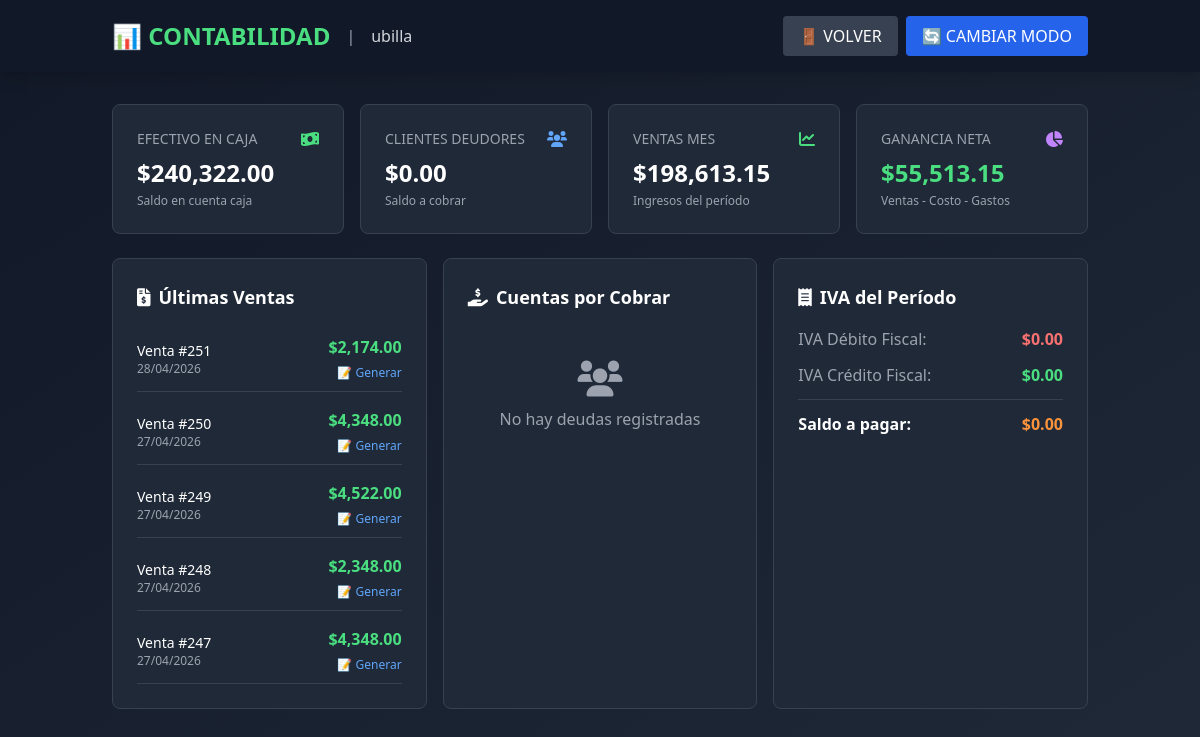
/contabilidad.php (signed in), run on the app's committed database.
### tables this page shows
CREATE TABLE `usuarios` (
  `id` int(11) NOT NULL AUTO_INCREMENT,
  `nombre` varchar(100) DEFAULT NULL,
  `password` varchar(255) DEFAULT NULL,
  `rol` enum('admin','jefe','cajero') NOT NULL DEFAULT 'cajero',
  `empresa_id` int(11) NOT NULL,
  `rol_cajero` tinyint(1) NOT NULL DEFAULT 0,
  `permiso_presupuestos` text DEFAULT 'ver,crear,editar,eliminar,aprobar,imprimir',
  PRIMARY KEY (`id`)
);

CREATE TABLE `ventas` (
  `id` int(11) NOT NULL AUTO_INCREMENT,
  `fecha` datetime DEFAULT current_timestamp(),
  `cliente_id` int(11) DEFAULT NULL,
  `total` decimal(10,2) DEFAULT NULL,
  `tipo_comprobante` varchar(10) DEFAULT NULL,
  `estado` varchar(20) DEFAULT 'COMPLETADA',
  `ganancia` decimal(10,2) DEFAULT NULL,
  `usuario_id` int(11) DEFAULT 1,
  `empresa_id` int(11) NOT NULL DEFAULT 1,
  `metodo_pago` varchar(50) DEFAULT NULL COMMENT 'Método de pago utilizado',
  PRIMARY KEY (`id`),
  KEY `cliente_id` (`cliente_id`),
  CONSTRAINT `ventas_ibfk_1` FOREIGN KEY (`cliente_id`) REFERENCES `clientes` (`id`)
);

### config.php (called while the page is built, shortened)
<?php
function getDB() {
    try {
        $pdo = new PDO("mysql:host=".DB_HOST.";dbname=".DB_NAME.";charset=utf8mb4", DB_USER, DB_PASS);
        $pdo->setAttribute(PDO::ATTR_ERRMODE, PDO::ERRMODE_EXCEPTION);
        $pdo->setAttribute(PDO::ATTR_DEFAULT_FETCH_MODE, PDO::FETCH_ASSOC);
        return $pdo;
    } catch(PDOException $e) {
        die("Error de conexión: " . $e->getMessage());
    }
}
function getUser() {
    $db = getDB();
    $stmt = $db->prepare("SELECT id, nombre, rol, empresa_id FROM usuarios WHERE id = ?");
    $stmt->execute([$_SESSION['user_id']]);
    return $stmt->fetch();
}

### contabilidad_motor.php (called while the page is built, shortened)
<?php
require_once 'config.php';
class MotorContable {
    private $db;
    private $empresa_id;
    public function __construct($empresa_id, $db = null) {
        $this->empresa_id = $empresa_id;
        $this->db = $db ?: getDB();
    }
    public function getResumenCuentas($fecha_hasta = null) {
        $fecha_hasta = $fecha_hasta ?: date('Y-m-d');
        $stmt = $this->db->prepare("
            SELECT
                pc.codigo,
                pc.nombre,
                pc.tipo,
                pc.subtipo,
                COALESCE(SUM(ad.debe), 0) as total_debe,
                COALESCE(SUM(ad.haber), 0) as total_haber,
                CASE
                    WHEN pc.tipo IN ('ACTIVO', 'GASTO')
                    THEN COALESCE(SUM(ad.debe) - SUM(ad.haber), 0)
                    WHEN pc.tipo IN ('PASIVO', 'PATRIMONIO_NETO', 'INGRESO')
                    THEN COALESCE(SUM(ad.haber) - SUM(ad.debe), 0)
                    ELSE 0
                END as saldo
            FROM plan_cuentas pc
            LEFT JOIN asiento_detalles ad ON pc.id = ad.cuenta_id
            LEFT JOIN asientos_contables ac ON ad.asiento_id = ac.id
            WHERE pc.empresa_id = ? AND pc.imputable = 1
            AND (ac.fecha IS NULL OR ac.fecha <= ?)
            GROUP BY pc.id, pc.codigo, pc.nombre, pc.tipo, pc.subtipo
            ORDER BY pc.codigo
        ");
        $stmt->execute([$this->empresa_id, $fecha_hasta]);
        return $stmt->fetchAll();
    }
}
?>

### contabilidad.php (the view, shortened to what this page needs)
<?php
require_once 'config.php';
require_once 'contabilidad_motor.php';
$user = getUser();
$empresa_id = $user['empresa_id'];
$db = getDB();
$motor = new MotorContable($empresa_id, $db);
$resumen_cuentas = $motor->getResumenCuentas();
$totales = [
    'ACTIVO' => ['debe' => 0, 'haber' => 0, 'saldo' => 0],
    'PASIVO' => ['debe' => 0, 'haber' => 0, 'saldo' => 0],
    'PATRIMONIO_NETO' => ['debe' => 0, 'haber' => 0, 'saldo' => 0],
    'INGRESO' => ['debe' => 0, 'haber' => 0, 'saldo' => 0],
    'GASTO' => ['debe' => 0, 'haber' => 0, 'saldo' => 0]
];
$saldo_caja = 0;
foreach ($resumen_cuentas as $cuenta) {
    if (isset($totales[$cuenta['tipo']])) {
        $totales[$cuenta['tipo']]['debe'] += $cuenta['total_debe'];
        $totales[$cuenta['tipo']]['haber'] += $cuenta['total_haber'];
        $totales[$cuenta['tipo']]['saldo'] += $cuenta['saldo'];
    }
    if ($cuenta['codigo'] === '1.01.01') {
        $saldo_caja = $cuenta['saldo'];
    }
}
$stmt_clientes = $db->prepare("SELECT COALESCE(SUM(saldo), 0) as total_deuda FROM ctacte_clientes WHERE empresa_id = ? AND saldo > 0");
$stmt_clientes->execute([$empresa_id]);
$resultado_clientes = $stmt_clientes->fetch();
$saldo_clientes = $resultado_clientes['total_deuda'];
$ventas_totales = $totales['INGRESO']['saldo'];
$costo_venta = 0;
$gastos_operativos = 0;
foreach ($resumen_cuentas as $cuenta) {
    if ($cuenta['codigo'] === '6.01.01') {
        $costo_venta = $cuenta['saldo'];
    }
}
foreach ($resumen_cuentas as $cuenta) {
    if ($cuenta['tipo'] === 'GASTO' && $cuenta['codigo'] !== '6.01.01') {
        $gastos_operativos += $cuenta['saldo'];
    }
}
$ganancia_neta = $ventas_totales - $costo_venta - $gastos_operativos;
?>
<!DOCTYPE html>
<html lang="es">
<head>
    <script src="https://cdn.tailwindcss.com"></script>
    <link rel="stylesheet" href="https://cdnjs.cloudflare.com/ajax/libs/font-awesome/6.0.0/css/all.min.css">
</head>
<body class="min-h-screen bg-gradient-to-br from-gray-900 to-gray-800 text-gray-100">
    <header class="bg-gray-900 shadow-lg">
        <div class="container mx-auto px-6 py-4 flex justify-between items-center">
            <div class="flex items-center gap-4">
                <h1 class="text-2xl font-bold text-green-400">📊 CONTABILIDAD</h1>
                <span class="text-gray-400">|</span>
                <span class="text-gray-300"><?= $user['nombre'] ?></span>
            </div>
            <div class="flex gap-2">
                <a href="dashboard.php" class="bg-gray-700 hover:bg-gray-600 text-white px-4 py-2 rounded">
                    🚪 VOLVER
                </a>
                <button onclick="toggleModo()" class="bg-blue-600 hover:bg-blue-700 text-white px-4 py-2 rounded">
                    🔄 CAMBIAR MODO
                </button>
            </div>
        </div>
    </header>
    <main class="container mx-auto px-6 py-8">
        <div id="vistaDueño" class="space-y-6">
            <div class="grid grid-cols-1 md:grid-cols-4 gap-4">
                <div class="bg-gray-800 rounded-lg border border-gray-700 p-6">
                    <div class="flex items-center justify-between mb-2">
                        <h3 class="text-gray-400 text-sm">EFECTIVO EN CAJA</h3>
                        <i class="fas fa-money-bill-wave text-green-400"></i>
                    </div>
                    <p class="text-2xl font-bold text-white">
                        $<?= number_format($saldo_caja, 2) ?>
                    </p>
                    <p class="text-gray-400 text-xs mt-1">Saldo en cuenta caja</p>
                </div>
                <div class="bg-gray-800 rounded-lg border border-gray-700 p-6">
                    <div class="flex items-center justify-between mb-2">
                        <h3 class="text-gray-400 text-sm">CLIENTES DEUDORES</h3>
                        <i class="fas fa-users text-blue-400"></i>
                    </div>
                    <p class="text-2xl font-bold text-white">$<?= number_format($saldo_clientes, 2) ?></p>
                    <p class="text-gray-400 text-xs mt-1">Saldo a cobrar</p>
                </div>
                <div class="bg-gray-800 rounded-lg border border-gray-700 p-6">
                    <div class="flex items-center justify-between mb-2">
                        <h3 class="text-gray-400 text-sm">VENTAS MES</h3>
                        <i class="fas fa-chart-line text-green-400"></i>
                    </div>
                    <p class="text-2xl font-bold text-white">
                        $<?= number_format($totales['INGRESO']['saldo'], 2) ?>
                    </p>
                    <p class="text-gray-400 text-xs mt-1">Ingresos del período</p>
                </div>
                <div class="bg-gray-800 rounded-lg border border-gray-700 p-6">
                    <div class="flex items-center justify-between mb-2">
                        <h3 class="text-gray-400 text-sm">GANANCIA NETA</h3>
                        <i class="fas fa-chart-pie text-purple-400"></i>
                    </div>
                    <p class="text-2xl font-bold <?= $ganancia_neta >= 0 ? 'text-green-400' : 'text-red-400' ?>">
                        $<?= number_format($ganancia_neta, 2) ?>
                    </p>
                    <p class="text-gray-400 text-xs mt-1">Ventas - Costo - Gastos</p>
                </div>
            </div>
            <div class="grid grid-cols-1 md:grid-cols-3 gap-4">
                <div class="bg-gray-800 rounded-lg border border-gray-700 p-6">
                    <h3 class="text-lg font-bold text-white mb-4">
                        <i class="fas fa-file-invoice-dollar mr-2"></i>Últimas Ventas
                    </h3>
                    <div class="space-y-2">
                        <?php
                        $stmt = $db->prepare("SELECT id, total, fecha FROM ventas WHERE empresa_id = ? ORDER BY fecha DESC LIMIT 5");
                        $stmt->execute([$empresa_id]);
                        $ultimas_ventas = $stmt->fetchAll();
                        foreach ($ultimas_ventas as $venta):
                        ?>
                        <div class="flex justify-between items-center py-2 border-b border-gray-700">
                            <div>
                                <p class="text-white text-sm">Venta #<?= $venta['id'] ?></p>
                                <p class="text-gray-400 text-xs"><?= date('d/m/Y', strtotime($venta['fecha'])) ?></p>
                            </div>
                            <div class="text-right">
                                <p class="text-green-400 font-bold">$<?= number_format($venta['total'], 2) ?></p>
                                <button onclick="generarAsientoVenta(<?= $venta['id'] ?>)" class="text-blue-400 text-xs hover:text-blue-300">
                                    📝 Generar
                                </button>
                            </div>
                        </div>
                        <?php endforeach; ?>
                    </div>
                </div>
                <div class="bg-gray-800 rounded-lg border border-gray-700 p-6">
                    <h3 class="text-lg font-bold text-white mb-4">
                        <i class="fas fa-hand-holding-usd mr-2"></i>Cuentas por Cobrar
                    </h3>
                    <div class="space-y-2">
                        <div class="text-gray-400 text-center py-8">
                            <i class="fas fa-users text-4xl mb-2"></i>
                            <p>No hay deudas registradas</p>
                        </div>
                    </div>
                </div>
                <div class="bg-gray-800 rounded-lg border border-gray-700 p-6">
                    <h3 class="text-lg font-bold text-white mb-4">
                        <i class="fas fa-receipt mr-2"></i>IVA del Período
                    </h3>
                    <div class="space-y-3">
                        <div class="flex justify-between items-center">
                            <span class="text-gray-400">IVA Débito Fiscal:</span>
                            <span class="text-red-400 font-bold">$0.00</span>
                        </div>
                        <div class="flex justify-between items-center">
                            <span class="text-gray-400">IVA Crédito Fiscal:</span>
                            <span class="text-green-400 font-bold">$0.00</span>
                        </div>
                        <div class="border-t border-gray-700 pt-3">
                            <div class="flex justify-between items-center">
                                <span class="text-white font-bold">Saldo a pagar:</span>
                                <span class="text-orange-400 font-bold">$0.00</span>
                            </div>
                        </div>
                    </div>
                </div>
            </div>
        </div>
    </main>
</body>
</html>

### data on the page
usuarios: nombre "ubilla"
ventas: id "251", fecha "28/04/2026", total "2,174.00"
ventas: id "250", fecha "27/04/2026", total "4,348.00"
ventas: id "249", fecha "27/04/2026", total "4,522.00"
ventas: id "248", fecha "27/04/2026", total "2,348.00"
ventas: id "247", fecha "27/04/2026", total "4,348.00"

### other printed values
$saldo_caja "240,322.00"
$saldo_clientes "0.00"
$totales['INGRESO']['saldo'] "198,613.15"
$ganancia_neta "55,513.15"
